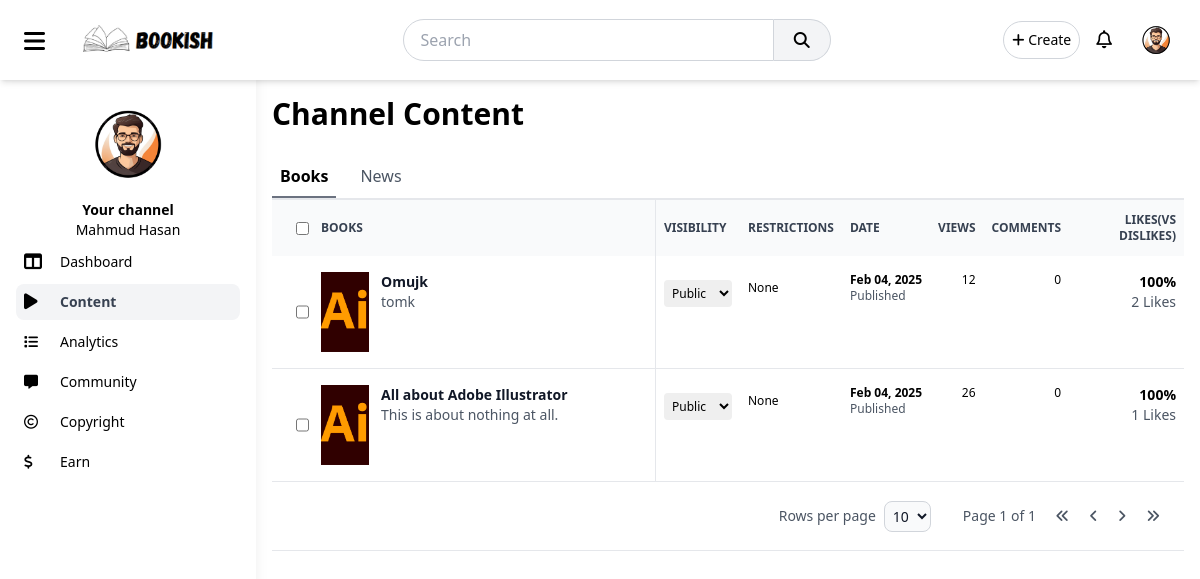
Screenshot of /author/content (signed in) with the database file from the repository.
### accounts/models.py (models this page shows, shortened)
class UserProfile(models.Model):
    user = models.OneToOneField(User, on_delete=models.CASCADE)
    full_name = models.CharField(max_length=100, blank=True, null=True)
    bio = models.TextField(blank=True, null=True)
    profile_picture = models.ImageField(upload_to='profile_pics/', default='profile_pics/default.png')
    created_at = models.DateTimeField(auto_now_add=True)
    updated_at = models.DateTimeField(auto_now=True)

### main/models.py (models this page shows, shortened)
class Book(models.Model):
    title = models.CharField(max_length=255)
    slug = AutoSlugField(populate_from='title', unique=True)
    description = models.TextField()
    content = CKEditor5Field(config_name="extends")
    language = models.CharField(max_length=50, default="default")
    author = models.ForeignKey(User, on_delete=models.CASCADE, related_name='books')
    category = models.ForeignKey(Category, on_delete=models.CASCADE, related_name='books', blank=True, null=True)
    published_date = models.DateTimeField(auto_now_add=True)
    updated_date = models.DateTimeField(auto_now=True)
    likes = models.ManyToManyField(User, related_name='liked_books', blank=True)
    dislikes = models.ManyToManyField(User, related_name='disliked_books', blank=True)
    views = models.PositiveIntegerField(default=0)
    thumbnail = models.ImageField(upload_to='thumbnails/', blank=True, null=True)
    status = models.CharField(max_length=50, default='Public')
    objects = models.Manager()
    public_objects = PublicBookManager()

### author/views.py (the view)
# urls.py: path('content', views.author_content, name="author_content"),
@login_required(login_url='accounts:login')
def author_content(request):
    books = Book.objects.filter(author=request.user)
    paginator = Paginator(books, 10)
    page = request.GET.get('page')
    page_obj = paginator.get_page(page)
    context = {
        'books': page_obj
    }
    return render(request, 'author/admin_content.html', context)

### main/context_processors.py (called while the page is built)
def notifications(request):
    if request.user.is_authenticated:
        return {'notifications': Notification.objects.filter(user=request.user).order_by('-created_at')[:5]}
    else:
        return Notification.objects.none()

### templates/author/admin_content.html (shortened to what this page needs)
{% extends 'author/base.html' %}
{% load static %}
{% block content %}
<header class="flex items-center justify-between mb-6">
    <div>
        <h2 class="text-3xl font-semibold">Channel Content</h2>
    </div>
</header>
<ul class="flex gap-4 font-medium text-gray-600 border-b-2 overflow-x-scroll">
    <li class="p-2 cursor-pointer text-black border-b-2 font-bold border-gray-500">
        Books
    </li>
    <li class="hover:border-b-2 hover:border-gray-300 p-2 cursor-pointer">
        News
    </li>
</ul>
<div class="w-full overflow-x-scroll">
    <table class="text-sm text-left rtl:text-right overflow-x-scroll">
        <thead class="text-xs text-gray-700 uppercase bg-gray-50 ">
            <tr>
                <th class="px-6 py-5 flex gap-3 items-center border-r h-full min-w-96" scope="col">
                    <input id="" name="" type="checkbox" /> Books
                </th>
                <th class="px-2 py-3" scope="col">Visibility</th>
                <th class="px-2 py-3" scope="col">Restrictions</th>
                <th class="px-2 py-3" scope="col">Date</th>
                <th class="px-2 py-3" scope="col">Views</th>
                <th class="px-2 py-3" scope="col">Comments</th>
                <th class="px-2 py-3 text-end" scope="col">Likes(vs Dislikes)</th>
            </tr>
        </thead>
        <tbody>
            {% for book in books %}
            <tr class="bg-white border-b align-top text-xs">
                <th class="px-6 py-4 font-medium text-gray-900 dark:text-white flex gap-3 border-r" scope="col">
                    <input id="" name="" type="checkbox" />
                    <img alt="" class="h-20 w-12 object-cover" src="{{book.thumbnail.url}}" />
                    <div class="text-sm cursor-pointer"
                        onclick="location.href=`{% url 'author:content_details' book.slug %}`">
                        <div class="font-bold">{{book.title}}</div>
                        <div class="text-gray-600 description">
                            {{book.description}}
                        </div>
                    </div>
                </th>
                <td class="px-2 py-6 whitespace-nowrap">
                        <select name="" id="" data-book-id="{{book.id}}" class="block p-1 rounded visibility-toggle">
                            <option value="Public" {% if book.status == 'Public' %} selected {% endif %}>Public</option>
                        </select>
                </td>
                <td class="px-2 py-6">None</td>
                <td class="px-2 py-4 whitespace-nowrap">
                    <div class="">
                        <div class="font-bold">{{book.published_date|date:'M d, Y'}}</div>
                        <div class="text-gray-600">Published</div>
                    </div>
                </td>
                <td class="px-2 py-4 text-end">{{book.views}}</td>
                <td class="px-2 py-4 text-end">{{book.comments.count}}</td>
                <td class="px-2 py-4 text-end">
                    <div class="text-sm">
                        <div class="font-bold">100%</div>
                        <div class="text-gray-600">{{book.likes.count}} Likes</div>
                    </div>
                </td>
            </tr>
            {% endfor %}
        </tbody>
    </table>
</div>
<div class="flex flex-col sm:flex-row text-sm sm:justify-end gap-6 p-4 bg-white border-b items-center text-gray-600">
    <div class="flex items-center gap-2">
        <div>Rows per page</div>
        <select
            class="bg-gray-50 border border-gray-300 text-gray-900 text-sm rounded-lg focus:ring-blue-500 focus:border-blue-500 p-1 dark:bg-gray-700 dark:border-gray-600 dark:placeholder-gray-400 dark:text-white dark:focus:ring-blue-500 dark:focus:border-blue-500"
            id="" name="">
            <option value="">10</option>
        </select>
    </div>
    <div class="*:p-2">
        <div class="inline-block">Page {{ books.number }} of {{ books.paginator.num_pages }}</div>
        <i class="fa fa-angles-left block cursor-pointer" title="First page" onclick="location.href=`?page=1`"></i>
        <i class="fa fa-angle-left block cursor-pointer" title="Previous page" {% if books.has_previous %} onclick="location.href=`?page={{books.previous_page_number}}`"{% endif %}></i>
        <i class="fa fa-angle-right block cursor-pointer" title="Next page" {% if books.has_next %} onclick="location.href=`?page={{books.next_page_number}}`" {% endif %}></i>
        <i class="fa fa-angles-right block cursor-pointer" title="Last page" onclick="location.href=`?page={{books.paginator.num_pages}}`"></i>
    </div>
</div>
{% endblock %}

### templates/author/base.html (shortened to what this page needs)
<!DOCTYPE html>
<html lang="en">
{% load static %}
<head>
    <link rel="stylesheet" href="{% static 'css/output.css' %}">
    <link rel="stylesheet" href="https://cdnjs.cloudflare.com/ajax/libs/font-awesome/6.7.2/css/all.min.css"
 />
</head>
<body>
    <header class="bg-white shadow-md sticky top-0 z-50 px-4">
        <div class="flex items-center justify-between py-3">
            <div class="flex items-center space-x-4">
                <button class="px-2 pt-1 rounded hover:bg-gray-200" id="menuToggle">
                    <i class="fa fa-bars text-2xl"></i>
                </button>
                <a href="{% url 'author:author_dashboard' %}">
                    <img src="{% static 'logo.png' %}" class="h-12 hidden sm:block" alt=""></a>
            </div>
            <div class="md:flex items-center justify-center mx-4 flex-grow hidden sm:block">
                <input type="text" placeholder="Search"
                    class="w-2/4 border border-gray-300 rounded-l-full py-2 px-4 focus:outline-none">
                <button
                    class="px-5 py-2 bg-gray-100 border-t border-b border-r border-gray-300 rounded-r-full hover:bg-gray-200">
                    <i class="fa fa-search"></i>
                </button>
            </div>
            <div class="flex items-center space-x-4">
                <div class="relative">
                    <button class="dropdownButton p-2 border border-gray-300 rounded-full text-sm">
                        <i class="fa fa-plus"></i> Create
                    </button>
                </div>
                <div class="relative">
                    <button class="dropdownButton text-lg fa-regular fa-bell">
                    </button>
                </div>
                {% include 'components/profile_menu.html' %}
            </div>
        </div>
    </header>
    <div class="flex min-h-screen">
        <aside
            class="pt-20 z-40 fixed left-0 top-0 h-full w-64 bg-white shadow-lg p-4 overflow-y-auto transform -translate-x-full md:translate-x-0 transition-all duration-300 ease-in-out"
            id="sidebar">
            <nav>
                <ul class="space-y-1 text-sm mt-4" id="sidebarItems">
                    <li class="flex flex-col justify-center items-center">
                        <img src="{{user.userprofile.profile_picture.url}}" id="sidebar_profile_img"
                            class="h-24 w-24 rounded-full mb-2 transition-all duration-300" alt="">
                        <div class="text-sm font-bold">Your channel</div>
                        <div class="text-sm font-thin">{{user.userprofile.full_name}}</div>
                    </li>
                    <li onclick="location.href=`{% url 'author:author_dashboard' %}`" data-page="dashboard"
                        class="flex items-center space-x-3 p-2 rounded-lg transition-all hover:bg-gray-200 cursor-pointer menu-item">
                        <i class="fa fa-table-columns text-lg w-6"></i>
                        <span class="text-gray-700">Dashboard</span>
                    </li>
                    <li onclick="location.href=`{% url 'author:author_content' %}`" data-page="content"
                        class="flex items-center space-x-3 p-2 rounded-lg hover:bg-gray-200 cursor-pointer menu-item">
                        <i class="fa fa-play text-lg w-6"></i>
                        <span class="text-gray-700">Content</span>
                    </li>
                    <li onclick="location.href=`{% url 'author:author_analytics' %}`" data-page="analytics"
                    class="flex items-center space-x-3 p-2 rounded-lg hover:bg-gray-200 cursor-pointer menu-item">
                        <i class="fa fa-list w-6"></i>
                        <span class="text-gray-700">Analytics</span>
                    </li>
                    <li onclick="location.href=`{% url 'author:author_community' %}`" data-page="community"
                    class="flex items-center space-x-3 p-2 rounded-lg hover:bg-gray-200 cursor-pointer menu-item">
                        <i class="fa fa-message w-6"></i>
                        <span class="text-gray-700">Community</span>
                    </li>
                    <li onclick="location.href=`{% url 'author:author_copyright' %}`" data-page="copyright"
                    class="flex items-center space-x-3 p-2 rounded-lg hover:bg-gray-200 cursor-pointer menu-item">
                        <i class="fa-regular fa-copyright w-6"></i>
                        <span class="text-gray-700">Copyright</span>
                    </li>
                    <li onclick="location.href=`{% url 'author:author_earn' %}`" data-page="earn"
                    class="flex items-center space-x-3 p-2 rounded-lg hover:bg-gray-200 cursor-pointer menu-item">
                        <i class="fa fa-dollar-sign w-6"></i>
                        <span class="text-gray-700">Earn</span>
                    </li>
                </ul>
            </nav>
        </aside>
        <main class="flex-1 w-full p-4 md:ml-64 transition-all delay-100 ease-in-out overflow-hidden" id="content">
           {% block content %}
           {% endblock %}
        </main>
    </div>
</body>
</html>

### templates/components/profile_menu.html (shortened to what this page needs)
<div class="relative">
    <button class="dropdownButton p-2 rounded-full hover:bg-gray-200">
        <img src="{{user.userprofile.profile_picture.url}}" class="h-10 w-10 rounded-full" alt="">
    </button>
</div>

### templates/author/admin_content.html (style rules this page uses)
.description { display: -webkit-box; line-clamp: 2; -webkit-line-clamp: 2; -webkit-box-orient: vertical; overflow: hidden; text-overflow: ellipsis; }

### rows the page displays
Book: thumbnail (picture), title "Omujk", description "tomk", status+id "Public", published_date "Feb 04, 2025", views "12", comments.count "0", likes.count "2"
Book: thumbnail (picture), title "All about Adobe Illustrator", description "This is about nothing at all.", status+id "Public", published_date "Feb 04, 2025", views "26", comments.count "0", likes.count "1"

### other values shown
{{ user.userprofile.full_name }} "Mahmud Hasan"
{{ books.number }} "1"
{{ books.paginator.num_pages }} "1"
